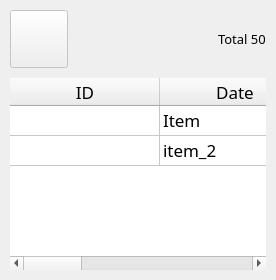
               <widget class="QWidget" name="VersementPage">
                <layout class="QVBoxLayout" name="verticalLayout_17">
                 <property name="spacing">
                  <number>0</number>
                 </property>
                 <property name="leftMargin">
                  <number>0</number>
                 </property>
                 <property name="topMargin">
                  <number>0</number>
                 </property>
                 <property name="rightMargin">
                  <number>0</number>
                 </property>
                 <property name="bottomMargin">
                  <number>0</number>
                 </property>
                 <item>
                  <widget class="QWidget" name="VersementWidgetcontainer" native="true">
                   <layout class="QVBoxLayout" name="verticalLayout_16">
                    <property name="spacing">
                     <number>10</number>
                    </property>
                    <property name="leftMargin">
                     <number>10</number>
                    </property>
                    <property name="topMargin">
                     <number>10</number>
                    </property>
                    <property name="rightMargin">
                     <number>10</number>
                    </property>
                    <property name="bottomMargin">
                     <number>10</number>
                    </property>
                    <item>
                     <layout class="QHBoxLayout" name="horizontalLayout_10">
                      <property name="leftMargin">
                       <number>0</number>
                      </property>
                      <property name="topMargin">
                       <number>0</number>
                      </property>
                      <property name="rightMargin">
                       <number>0</number>
                      </property>
                      <item>
                       <widget class="QFrame" name="versementToolBar">
                        <property name="frameShape">
                         <enum>QFrame::NoFrame</enum>
                        </property>
                        <property name="frameShadow">
                         <enum>QFrame::Raised</enum>
                        </property>
                        <layout class="QHBoxLayout" name="horizontalLayout_16">
                         <property name="leftMargin">
                          <number>0</number>
                         </property>
                         <property name="topMargin">
                          <number>0</number>
                         </property>
                         <property name="rightMargin">
                          <number>0</number>
                         </property>
                         <property name="bottomMargin">
                          <number>0</number>
                         </property>
                         <item>
                          <widget class="QPushButton" name="buttonDeleteVersement">
                           <property name="enabled">
                            <bool>false</bool>
                           </property>
                           <property name="minimumSize">
                            <size>
                             <width>58</width>
                             <height>58</height>
                            </size>
                           </property>
                           <property name="font">
                            <font>
                             <family>Lucida Casual</family>
                             <pointsize>13</pointsize>
                             <weight>50</weight>
                             <italic>false</italic>
                             <bold>false</bold>
                            </font>
                           </property>
                           <property name="cursor">
                            <cursorShape>PointingHandCursor</cursorShape>
                           </property>
                           <property name="toolTip">
                            <string>Supprimer le versement sélectionné.</string>
                           </property>
                           <property name="layoutDirection">
                            <enum>Qt::LeftToRight</enum>
                           </property>
                           <property name="text">
                            <string/>
                           </property>
                           <property name="icon">
                            <iconset>
                             <normaloff>:/icons/icons/cil-cut.png</normaloff>:/icons/icons/cil-cut.png</iconset>
                           </property>
                           <property name="iconSize">
                            <size>
                             <width>25</width>
                             <height>25</height>
                            </size>
                           </property>
                          </widget>
                         </item>
                        </layout>
                       </widget>
                      </item>
                      <item>
                       <spacer name="horizontalSpacer_3">
                        <property name="orientation">
                         <enum>Qt::Horizontal</enum>
                        </property>
                        <property name="sizeHint" stdset="0">
                         <size>
                          <width>40</width>
                          <height>20</height>
                         </size>
                        </property>
                       </spacer>
                      </item>
                      <item>
                       <widget class="QLabel" name="labelVersementCount">
                        <property name="minimumSize">
                         <size>
                          <width>0</width>
                          <height>30</height>
                         </size>
                        </property>
                        <property name="font">
                         <font>
                          <family>Lucida Casual</family>
                          <pointsize>10</pointsize>
                          <weight>50</weight>
                          <italic>false</italic>
                          <bold>false</bold>
                         </font>
                        </property>
                        <property name="text">
                         <string>Total 50</string>
                        </property>
                       </widget>
                      </item>
                     </layout>
                    </item>
                    <item>
                     <widget class="QTableWidget" name="versementTableWidget">
                      <property name="font">
                       <font>
                        <family>Lucida Casual</family>
                        <pointsize>13</pointsize>
                        <weight>50</weight>
                        <italic>false</italic>
                        <bold>false</bold>
                       </font>
                      </property>
                      <property name="contextMenuPolicy">
                       <enum>Qt::CustomContextMenu</enum>
                      </property>
                      <property name="frameShape">
                       <enum>QFrame::NoFrame</enum>
                      </property>
                      <property name="editTriggers">
                       <set>QAbstractItemView::NoEditTriggers</set>
                      </property>
                      <property name="selectionMode">
                       <enum>QAbstractItemView::ExtendedSelection</enum>
                      </property>
                      <property name="selectionBehavior">
                       <enum>QAbstractItemView::SelectRows</enum>
                      </property>
                      <property name="sortingEnabled">
                       <bool>true</bool>
                      </property>
                      <attribute name="horizontalHeaderDefaultSectionSize">
                       <number>150</number>
                      </attribute>
                      <attribute name="horizontalHeaderStretchLastSection">
                       <bool>true</bool>
                      </attribute>
                      <attribute name="verticalHeaderVisible">
                       <bool>false</bool>
                      </attribute>
                      <row>
                       <property name="text">
                        <string>1</string>
                       </property>
                      </row>
                      <row>
                       <property name="text">
                        <string>2</string>
                       </property>
                      </row>
                      <column>
                       <property name="text">
                        <string>ID</string>
                       </property>
                      </column>
                      <column>
                       <property name="text">
                        <string>Date</string>
                       </property>
                      </column>
                      <column>
                       <property name="text">
                        <string>Versement</string>
                       </property>
                      </column>
                      <column>
                       <property name="text">
                        <string>Obs</string>
                       </property>
                      </column>
                      <item row="0" column="1">
                       <property name="text">
                        <string>Item</string>
                       </property>
                      </item>
                      <item row="1" column="1">
                       <property name="text">
                        <string>item_2</string>
                       </property>
                      </item>
                     </widget>
                    </item>
                   </layout>
                  </widget>
                 </item>
                </layout>
               </widget>
